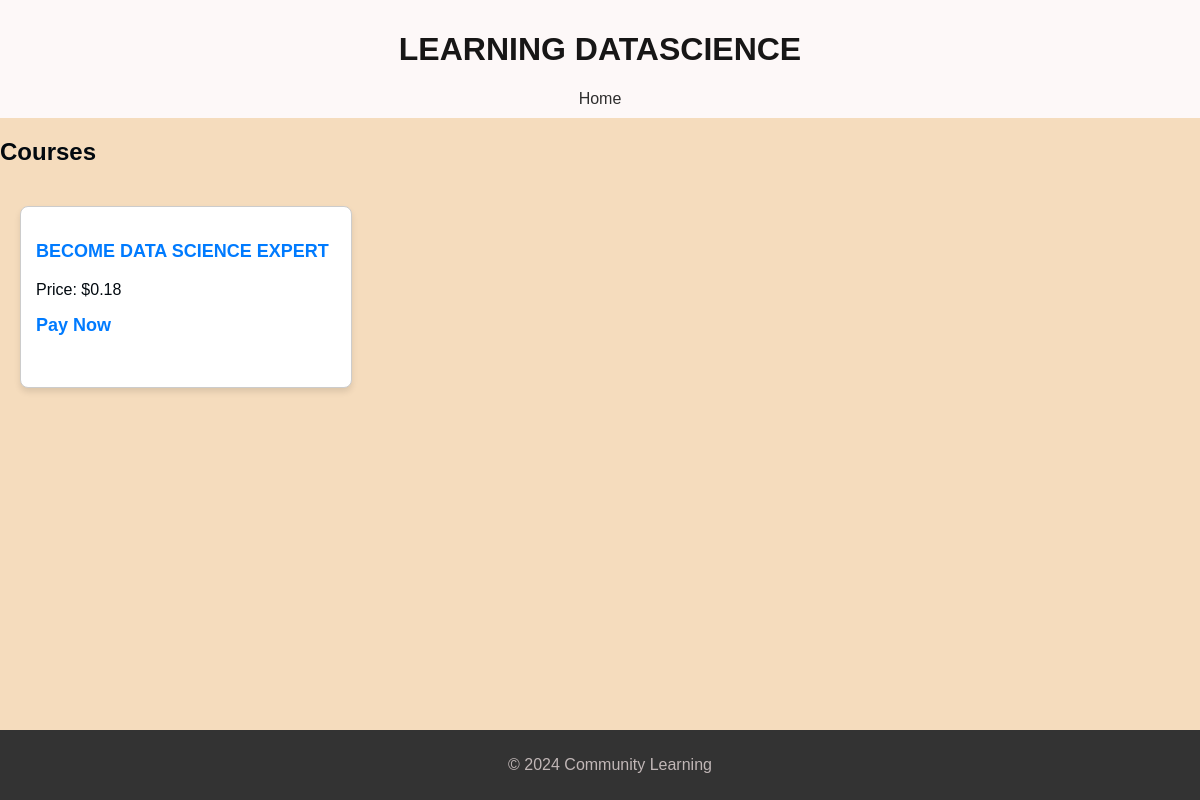
Before: /courses/ with the older database file.
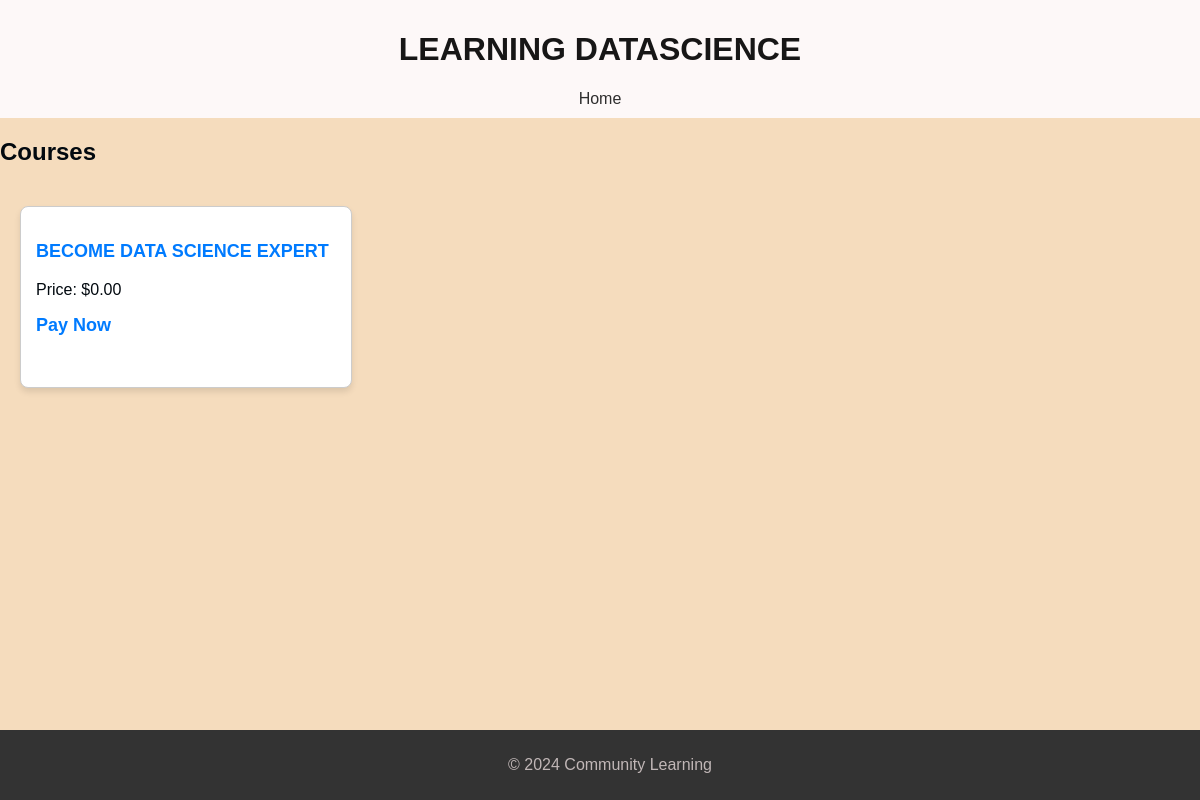
After: the same page with the newer database file.
### commuinity/models.py (models this page shows)
class Course(models.Model):
    title = models.CharField(max_length=255)
    price = models.DecimalField(max_digits=10, decimal_places=2)

### commuinity/views.py (the view)
# urls.py: path('', lambda request: redirect('course_list'), name='home'),  # Redirect to courses
def course_list(request):
    courses = Course.objects.all()  # Update model name
    return render(request, 'community/course_list.html', {'courses': courses})

### commuinity/templates/community/course_list.html (shortened to what this page needs)
{% extends 'base.html' %}
{% load static %}
{% block content %}
<h2>Courses</h2>
<div class="course-list">
    {% for course in courses %}
    <div class="course-card">
        <h3>
            <a href="{% url 'course_detail' course.pk %}">{{ course.title }}</a>
        </h3>
        <p>Price: ${{ course.price }}</p>
        {% if not course.is_paid %}
        <a href="{% url 'payment_view' course.pk %}">Pay Now</a>
        {% endif %}
    </div>
    {% endfor %}
</div>
{% endblock %}

### commuinity/templates/base.html (shortened to what this page needs)
{% load static %}
<!DOCTYPE html>
<html lang="en">
<head>
    <link rel="stylesheet" href="{% static '/css/styles.css' %}">
</head>
<body>
    <header>
        <h1>LEARNING DATASCIENCE</h1>
        <nav>
            <a href="{% url 'course_list' %}">Home</a>
        </nav>
    </header>
    <main>
        {% block content %}
        {% endblock %}
    </main>
    <footer>
        <p>&copy; 2024 Community Learning</p>
    </footer>
</body>
</html>

### commuinity/static/css/styles.css (style rules this page uses)
body { font-family: Arial, sans-serif; margin: 0; background-repeat: no-repeat; background-color: rgb(245, 220, 189); color:rgb(2, 9, 15); }
header { background-color: #fdf8f8; color: rgb(23, 22, 22); padding: 10px; text-align: center; }
header nav a { color: rgb(47, 46, 46); margin: 0 10px; text-decoration:solid; }
footer { background-color: #333; color: rgb(193, 183, 183); text-align: center; padding: 10px; position: fixed; bottom: 0; width: 100%; }
.course-list { display: flex; flex-wrap: wrap; gap: 20px; padding: 20px; }
.course-card { width: 300px; height: 150px; border: 1px solid #ccc; border-radius: 8px; box-shadow: 0 4px 6px rgba(0, 0, 0, 0.1); padding: 15px; background-color: #fff; transition: transform 0.2s, box-shadow 0.2s; }
.course-card a { text-decoration: none; color: #007bff; font-size: 18px; font-weight: bold; }

Changed rows visible on the page:
changed Course "BECOME DATA SCIENCE EXPERT": price "0.18" → "0.00"
